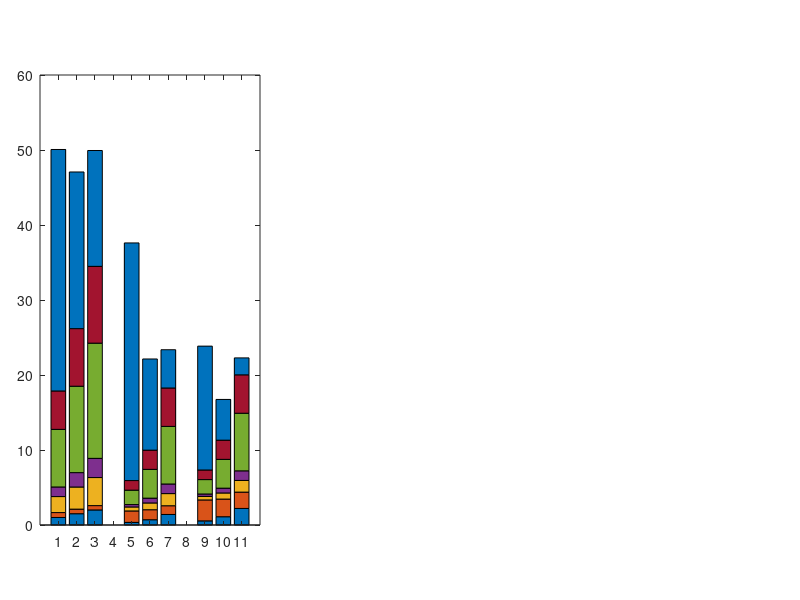

MATLAB code to generate this figure: (Note: this script raises an error after producing the figure.)
% This script is used to generate fig. 8 (block power breakdown) of the paper
% Exact data is from excel sheets.

clear;clc;

ASIC_DSP = 1;
DSP_scaling = 3.2/(1/13);

grey = [0.83 0.82 0.78];

figure(1);
hold on;
% Get the width and height of the figure
lbwh = get(1, 'position');
figw = lbwh(3);
figh = lbwh(4);
% Number of rows and columns of axes
ncols = 3;
nrows = 1;

% setup margin
marginw = 0.05;
marginh = 0.1;

% w and h of each axis in normalized units
axisw = (1 - (ncols+0.5) * marginw) / ncols;
axish = (1 / nrows) * 0.75
for ii=1:3
      % calculate the row and column of the subplot
      row = floor( ii/(ncols+1) ) + 1
      col = mod( ii-1, ncols ) + 1
      % calculate the left, bottom coordinate of this subplot
      axisl(ii) = (axisw+marginw) * (col-1) + marginw
      axisb(ii) = (axish+0.05) * (row-1) + 0.125
      %  plot the subplot
%       h= subplot('position', [axisl(ii), axisb(ii), axisw, axish] ); 
end

%%
DA_xdata_U8 = 64:64:256;
DA_data_U8 = ...
[502.2	1004.3	1506.5	2008.6;
735.8	654.7	610.0	579.4;
1264.8	2132.5	2949.1	3739.5;
640.0	1280.0	1920.0	2560.0;
3840.0	7680.0	11520.0	15360.0;
0.0	0.0	0.0	0.0;
2560.0	5120.0	7680.0	10240.0;
68996.7	32198.0	20884.7	15446.4];

DA_xdata_U16 = 32,64:64:256;
DA_data_U16 = ...
[351.5	703.0	1406.0	2109.0	2812.1;
1523.8	1335.2	1164.3	1088.0	1088.0;
531.4	901.5	1618.3	2337.8	3117.1;
320.0	640.0	1280.0	1920.0	2560.0;
1920.0	3840.0	7680.0	11520.0	15360.0;
0.0	0.0	0.0	0.0	0.0;
1280.0	2560.0	5120.0	7680.0	10240.0;
31683.1	12157.1	5103.0	3212.4	2343.3];

DA_xdata_U32 = 32,64:64:256;
DA_data_U32 = ...
[552.4	1104.7	2209.5	3314.2	4419.0;
2791.0	2353.1	2176.0	2176.0	2176.0;
472.5	814.5	1558.5	2337.8	3117.1;
320.0	640.0	1280.0	1920.0	2560.0;
1920.0	3840.0	7680.0	11520.0	15360.0;
0.0	0.0	0.0	0.0	0.0;
1280.0	2560.0	5120.0	7680.0	10240.0;
16513.1	5430.4	2258.5	1402.3	1018.2];

SA_xdata = [256 512 768 1024];
SA_data_U8 = ...
[175.8	326.4	477.0	627.7
1091.4	1074.8	1066.8	1062.3
1453.9	2723.0	3960.3	5188.7
320.0	640.0	960.0	1280.0
1920.0	3840.0	5760.0	7680.0
2560.0	5120.0	7680.0	10240.0
12800.0	25600.0	38400.0	51200.0
225231.1	95066.7	58455.9	41862.8];

SA_data_U16 = ...
[251.1	401.7	552.4	703.0
1809.0	1702.4	1667.6	1652.3
757.2	1306.6	1874.9	2453.2
320.0	640.0	960.0	1280.0
1920.0	3840.0	5760.0	7680.0
2560.0	5120.0	7680.0	10240.0
12800.0	25600.0	38400.0	51200.0
134843.0	39249.0	21919.4	15210.0];

SA_xdata_U32 = [64,128,256,512];
SA_data_U32 = ...
[439.4	477.0	552.4	703.0
2176.0	2176.0	2351.3	2552.6
97.4	194.8	407.1	865.0
80.0	160.0	320.0	640.0
480.0	960.0	1920.0	3840.0
640.0	1280.0	2560.0	5120.0
3200.0	6400.0	12800.0	25600.0
28302.7	26596.7	21618.6	18023.0];


FH_xdata = 64:64:256;
FH_data_U8 = ...
[62.8	62.8	62.8	62.8
0.0	0.0	0.0	0.0
322.8	316.4	314.3	313.2
80.0	80.0	80.0	80.0
480.0	480.0	480.0	480.0
5120.0	10240.0	15360.0	20480.0
16213.3	32426.7	48640.0	64853.3
82571.1	39158.7	25634.7	19047.1];

FH_xdata_C1U16 = [32,64,128,192];
FH_data_C1U16 = ...
[175.8	175.8	175.8	175.8
0.0	0.0	0.0	0.0
342.1	309.8	294.8	290.7
160.0	160.0	160.0	160.0
960.0	960.0	960.0	960.0
5120.0	10240.0	20480.0	30720.0
14933.3	29866.7	59733.3	89600.0
46755.0	15842.7	6424.3	4025.6];

FH_xdata_C1U32 = [32,64,128,192];
FH_data_C1U32 = ...
[552.4	552.4	552.4	552.4
0.0	0.0	0.0	0.0
526.0	476.3	455.0	447.4
320.0	320.0	320.0	320.0
1920.0	1920.0	1920.0	1920.0
10240.0	20480.0	40960.0	61440.0
28586.7	57173.3	114346.7	171520.0
30048.9	8666.2	3234.7	1922.3];

if ~ASIC_DSP
    DA_data_U8(1,:) = DA_data_U8(1,:)*DSP_scaling;
    DA_data_U16(1,:) = DA_data_U16(1,:)*DSP_scaling;
    DA_data_U32(1,:) = DA_data_U32(1,:)*DSP_scaling;
    
    SA_data_U8(1,:) = SA_data_U8(1,:)*DSP_scaling;
    SA_data_U16(1,:) = SA_data_U16(1,:)*DSP_scaling;
    SA_data_U32(1,:) = SA_data_U32(1,:)*DSP_scaling;
    
    FH_data_U8(1,:) = FH_data_U8(1,:)*DSP_scaling;
    FH_data_C1U16(1,:) = FH_data_C1U16(1,:)*DSP_scaling;
    FH_data_C1U32(1,:) = FH_data_C1U32(1,:)*DSP_scaling;
end




%%
font_size = 14;
figure(1)

% ------------- Subplot for DA --------------
h= subplot('position', [axisl(1), axisb(1), axisw, axish] )
b = bar(1:11,[DA_data_U8(:,2:4).';zeros(1,8);DA_data_U16(:,1:3).';zeros(1,8);DA_data_U32(:,1:3).']/1000,'stacked');
colormap parula
b(8).FaceColor = grey;
xticks([1,2,3,5,6,7,9,10,11])
set(gca,'FontSize', font_size)
set(gca,'xticklabel',['128';'192';'256';' 32';' 64';'128';...
                      ' 32';' 64';'128'])
xlim([0.5,11.5])
ylim([0,180])
grid on
xlabel('Number of Array Elements')
ylabel('Power Consumption (W)')
t = title('Digital Array',...
    'Units', 'normalized',...
    'Position', [0.5, 0.9, 0]); % Set Title with correct Position
text(2,150,'U=8','HorizontalAlignment','center','Fontsize',font_size)
text(2,140,'streams','HorizontalAlignment','center','Fontsize',font_size)
text(6,150,'U=16','HorizontalAlignment','center','Fontsize',font_size)
text(6,140,'streams','HorizontalAlignment','center','Fontsize',font_size)
text(10,150,'U=32','HorizontalAlignment','center','Fontsize',font_size)
text(10,140,'streams','HorizontalAlignment','center','Fontsize',font_size)
% legend('BB Precoding','SerDes','DAC','Mixer','VCO','PS',...
%     'RF Amp','PA','Orientation','horizontal')
% set(legend,'Position',[0.4, axish+0.175, axisw, 0.05])
% ------------- Subplot for SA --------------

h= subplot('position', [axisl(2), axisb(2), axisw, axish] )
b = bar(1:11,[SA_data_U8(:,2:4).';zeros(1,8);SA_data_U16.';zeros(1,8);SA_data_U32(:,3:4).']/1000,'stacked');
colormap parula
b(8).FaceColor = grey;
xticks([1,2,3,5,6,7,8,10,11])
set(gca,'FontSize', font_size)
set(gca,'xticklabel',[' 512';' 768';'1024';' 256';' 512';' 768';'1024';...
                      ' 256';' 512';])
xlim([0.5,11.5])
ylim([0,180])
grid on
xlabel('Number of Array Elements')
ylabel('Power Consumption (W)')
t = title('Sub-Array',...
    'Units', 'normalized',...
    'Position', [0.5, 0.9, 0]); % Set Title with correct Position
text(2,150,'U=8','HorizontalAlignment','center','Fontsize',font_size)
text(2,140,'streams','HorizontalAlignment','center','Fontsize',font_size)
text(6.5,150,'U=16','HorizontalAlignment','center','Fontsize',font_size)
text(6.5,140,'streams','HorizontalAlignment','center','Fontsize',font_size)
text(10.5,150,'U=32','HorizontalAlignment','center','Fontsize',font_size)
text(10.5,140,'streams','HorizontalAlignment','center','Fontsize',font_size)

% ------------- Subplot for FH --------------
h= subplot('position', [axisl(3), axisb(3), axisw, axish] )
b = bar(1:10,[FH_data_U8(:,1:3).';zeros(1,8);FH_data_C1U16(:,1:3).';zeros(1,8);FH_data_C1U32(:,1:2).']/1000,'stacked');
colormap parula
b(8).FaceColor = grey;
xticks([1,2,3,5,6,7,9,10])
set(gca,'FontSize', font_size)
set(gca,'xticklabel',[' 64';'128';'192';' 32';' 64';'128';...
                      ' 32';' 64';'128'])
xlim([0.5,10.5])
ylim([0,180])
grid on
xlabel('Number of Array Elements')
ylabel('Power Consumption (W)')
t = title('Fully-Connected Hybrid Array',...
    'Units', 'normalized',...
    'Position', [0.5, 0.9, 0]); % Set Title with correct Position

text(2,150,'U=8','HorizontalAlignment','center','Fontsize',font_size)
text(2,140,'streams','HorizontalAlignment','center','Fontsize',font_size)
text(6,150,'U=16','HorizontalAlignment','center','Fontsize',font_size)
text(6,140,'streams','HorizontalAlignment','center','Fontsize',font_size)
text(9.5,150,'U=32','HorizontalAlignment','center','Fontsize',font_size)
text(9.5,140,'streams','HorizontalAlignment','center','Fontsize',font_size)

% ------------- Legends --------------
legend('BB Precoding','SerDes','DAC','Mixer','VCO','PS',...
    'RF Amp','PA','Orientation','horizontal')
set(legend,'Position',[0.4, axish+0.175, axisw, 0.05])
%% 4D Bar Figure Plot
% figure
% subplot(131)
% DA_data = zeros(3,4,8);
% DA_data(1,:,:) = DA_data_U8.';
% DA_data(2,:,:) = DA_data_U16.';
% DA_data(3,:,:) = DA_data_U32.';
% stacked_bar3(DA_data/1000);hold on
% title('Digital Array')
% colormap parula
% xticks([1,2,3,4])
% set(gca,'xticklabel',[' 64';'128';'192';'256'])
% yticks([1,2,3])
% set(gca,'yticklabel',[' 8';'16';'32'])
% grid on
% xlabel('Number of Array Elements')
% ylabel('Simultaneous Beams')
% zlabel('Power Consumption (W)')
% % legend('BB Precoding','SerDes','DAC','Mixer','VCO','PS','RF Amp','PA')
% 
% subplot(132)
% SA_data = zeros(3,4,8);
% SA_data(1,:,:) = SA_data_U8.';
% SA_data(2,:,:) = SA_data_U16.';
% SA_data(3,:,:) = SA_data_U32.';
% stacked_bar3(SA_data/1000);hold on
% title('Sub-Array')
% colormap parula
% xticks([1,2,3,4])
% set(gca,'xticklabel',[' 256';' 512';' 768';'1024'])
% yticks([1,2,3])
% set(gca,'yticklabel',[' 8';'16';'32'])
% grid on
% xlabel('Number of Array Elements')
% ylabel('Simultaneous Beams')
% zlabel('Power Consumption (W)')
% % legend('BB Precoding','SerDes','DAC','Mixer','VCO','PS','RF Amp','PA')
% 
% subplot(133)
% FH_data = zeros(3,4,8);
% FH_data(1,:,:) = FH_data_U8.';
% FH_data(2,:,:) = FH_data_U16.';
% FH_data(3,:,:) = FH_data_U32.';
% stacked_bar3(FH_data/1000);hold on
% title('Fully-Connected Hybrid Array')
% colormap parula
% xticks([1,2,3,4])
% set(gca,'xticklabel',[' 64';'128';'192';'256'])
% yticks([1,2,3])
% set(gca,'yticklabel',[' 8';'16';'32'])
% grid on
% xlabel('Number of Array Elements')
% ylabel('Simultaneous Beams')
% 
% zlabel('Power Consumption (W)')
% legend('BB Precoding','SerDes','DAC','Mixer','VCO','PS',...
%     'RF Amp','PA','Orientation','horizontal')
